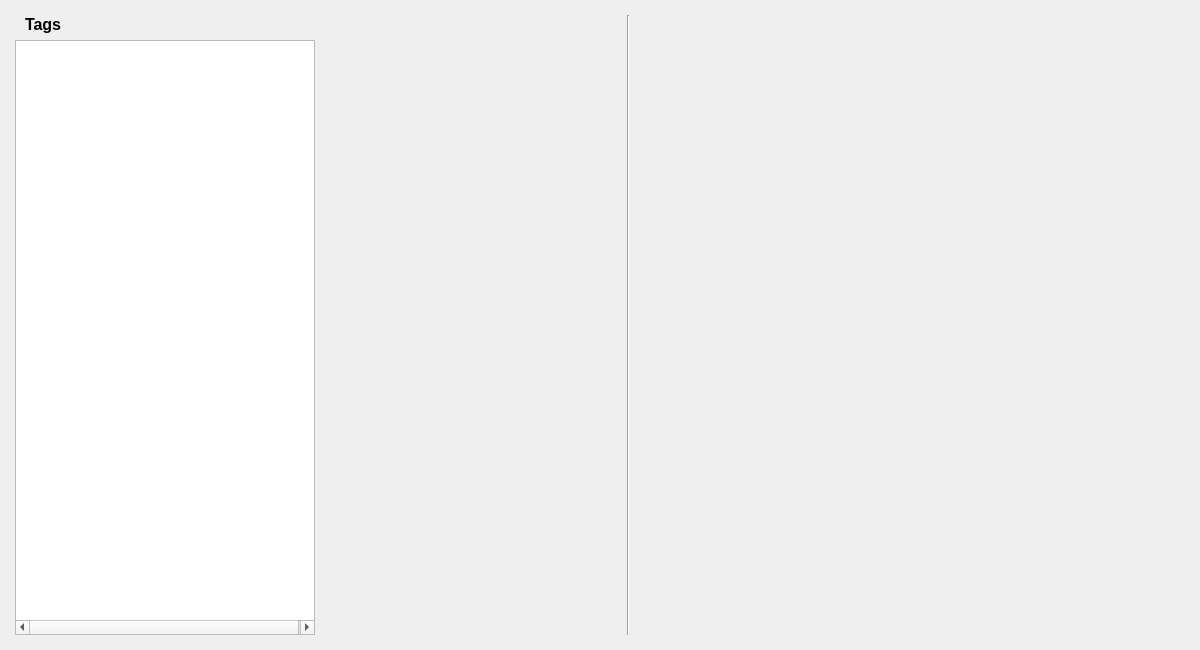
<?xml version="1.0" encoding="UTF-8"?>
<ui version="4.0">
 <class>MainWindow</class>
 <widget class="QMainWindow" name="MainWindow">
  <property name="geometry">
   <rect>
    <x>0</x>
    <y>0</y>
    <width>1200</width>
    <height>650</height>
   </rect>
  </property>
  <property name="sizePolicy">
   <sizepolicy hsizetype="Fixed" vsizetype="Fixed">
    <horstretch>0</horstretch>
    <verstretch>0</verstretch>
   </sizepolicy>
  </property>
  <property name="windowTitle">
   <string>Tag Dictionary</string>
  </property>
  <widget class="QWidget" name="centralwidget">
   <layout class="QHBoxLayout" name="horizontalLayout_2" stretch="1,3,0,6">
    <property name="spacing">
     <number>6</number>
    </property>
    <property name="leftMargin">
     <number>15</number>
    </property>
    <property name="topMargin">
     <number>15</number>
    </property>
    <property name="rightMargin">
     <number>15</number>
    </property>
    <property name="bottomMargin">
     <number>15</number>
    </property>
    <item>
     <widget class="QFrame" name="vframe1">
      <property name="sizePolicy">
       <sizepolicy hsizetype="Expanding" vsizetype="Preferred">
        <horstretch>0</horstretch>
        <verstretch>0</verstretch>
       </sizepolicy>
      </property>
      <property name="minimumSize">
       <size>
        <width>300</width>
        <height>0</height>
       </size>
      </property>
      <property name="maximumSize">
       <size>
        <width>16777215</width>
        <height>16777215</height>
       </size>
      </property>
      <layout class="QVBoxLayout" name="verticalLayout_2" stretch="0,1">
       <property name="spacing">
        <number>6</number>
       </property>
       <property name="sizeConstraint">
        <enum>QLayout::SizeConstraint::SetMaximumSize</enum>
       </property>
       <property name="leftMargin">
        <number>0</number>
       </property>
       <property name="topMargin">
        <number>0</number>
       </property>
       <property name="rightMargin">
        <number>0</number>
       </property>
       <property name="bottomMargin">
        <number>0</number>
       </property>
       <item>
        <widget class="QLabel" name="label_2">
         <property name="font">
          <font>
           <pointsize>12</pointsize>
           <bold>true</bold>
          </font>
         </property>
         <property name="text">
          <string>Tags</string>
         </property>
         <property name="indent">
          <number>10</number>
         </property>
        </widget>
       </item>
       <item>
        <widget class="TagTree" name="tagTree">
         <property name="sizePolicy">
          <sizepolicy hsizetype="Expanding" vsizetype="Expanding">
           <horstretch>0</horstretch>
           <verstretch>0</verstretch>
          </sizepolicy>
         </property>
         <property name="font">
          <font>
           <pointsize>11</pointsize>
          </font>
         </property>
         <property name="frameShape">
          <enum>QFrame::Shape::StyledPanel</enum>
         </property>
         <property name="frameShadow">
          <enum>QFrame::Shadow::Sunken</enum>
         </property>
         <property name="lineWidth">
          <number>1</number>
         </property>
         <property name="showDropIndicator" stdset="0">
          <bool>true</bool>
         </property>
         <property name="dragEnabled">
          <bool>true</bool>
         </property>
         <property name="dragDropMode">
          <enum>QAbstractItemView::DragDropMode::DragDrop</enum>
         </property>
         <property name="defaultDropAction">
          <enum>Qt::DropAction::MoveAction</enum>
         </property>
         <property name="alternatingRowColors">
          <bool>false</bool>
         </property>
         <property name="selectionBehavior">
          <enum>QAbstractItemView::SelectionBehavior::SelectRows</enum>
         </property>
         <property name="iconSize">
          <size>
           <width>20</width>
           <height>20</height>
          </size>
         </property>
         <property name="indentation">
          <number>15</number>
         </property>
         <property name="sortingEnabled">
          <bool>false</bool>
         </property>
         <property name="headerHidden">
          <bool>true</bool>
         </property>
         <property name="expandsOnDoubleClick">
          <bool>false</bool>
         </property>
         <property name="columnCount">
          <number>3</number>
         </property>
         <attribute name="headerVisible">
          <bool>false</bool>
         </attribute>
         <attribute name="headerMinimumSectionSize">
          <number>20</number>
         </attribute>
         <attribute name="headerStretchLastSection">
          <bool>false</bool>
         </attribute>
         <column>
          <property name="text">
           <string notr="true">Tags</string>
          </property>
         </column>
         <column>
          <property name="text">
           <string notr="true">2</string>
          </property>
         </column>
         <column>
          <property name="text">
           <string notr="true">3</string>
          </property>
         </column>
        </widget>
       </item>
      </layout>
     </widget>
    </item>
    <item>
     <widget class="TagEditor" name="tagEditor" native="true">
      <property name="sizePolicy">
       <sizepolicy hsizetype="Expanding" vsizetype="Preferred">
        <horstretch>0</horstretch>
        <verstretch>0</verstretch>
       </sizepolicy>
      </property>
      <property name="minimumSize">
       <size>
        <width>300</width>
        <height>0</height>
       </size>
      </property>
      <property name="maximumSize">
       <size>
        <width>16777215</width>
        <height>16777215</height>
       </size>
      </property>
      <property name="styleSheet">
       <string notr="true">TagListWidget QLabel {
	font: 700 10pt &quot;Segoe UI&quot;;
}

TagListWidget QListWidget {
	background: transparent;
	border: none;
	
	font: 350 italic 10pt &quot;Segoe UI&quot;;
}

QScrollBar:vertical {
	width: 6px;
	border: none;
	background: transparent;
}

QScrollBar::handle:vertical {
	width: 6px;
	border-radius: 3px;
	background: #aaaaaa;
}</string>
      </property>
     </widget>
    </item>
    <item>
     <widget class="Line" name="line">
      <property name="orientation">
       <enum>Qt::Orientation::Vertical</enum>
      </property>
     </widget>
    </item>
    <item>
     <widget class="MediaDisplay" name="mediaDisplay" native="true">
      <property name="styleSheet">
       <string notr="true"/>
      </property>
     </widget>
    </item>
   </layout>
  </widget>
  <widget class="QMenuBar" name="menuBar">
   <property name="geometry">
    <rect>
     <x>0</x>
     <y>0</y>
     <width>1200</width>
     <height>21</height>
    </rect>
   </property>
   <property name="autoFillBackground">
    <bool>true</bool>
   </property>
  </widget>
 </widget>
 <customwidgets>
  <customwidget>
   <class>TagTree</class>
   <extends>QTreeWidget</extends>
   <header>tagtree.h</header>
  </customwidget>
  <customwidget>
   <class>TagEditor</class>
   <extends>QWidget</extends>
   <header>tageditor.h</header>
   <container>1</container>
  </customwidget>
  <customwidget>
   <class>MediaDisplay</class>
   <extends>QWidget</extends>
   <header>mediadisplay.h</header>
   <container>1</container>
  </customwidget>
 </customwidgets>
 <resources/>
 <connections/>
</ui>
